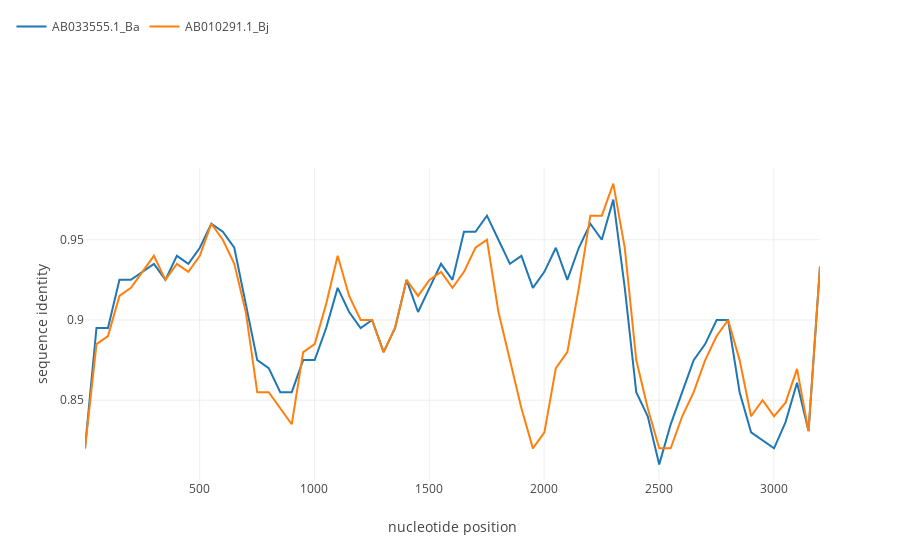

Notebook cell for this chart:
### Markdown cell above
**here's the example of the similarity plot analysis. **

The input data are takes from the article: Hepatitis B Virus of Genotype B with or without Recombination with Genotype C over the Precore Region plus the Core Gene. Fuminaka Sugauchi et al. JOURNAL OF VIROLOGY, June 2002, p. 5985–5992.  10.1128/JVI.76.12.5985-5992.2002  https://jvi.asm.org/content/76/12/5985

### Code cell
simgen("./data/merged_document.fasta", window=200, shift=50, pot_rec=0)
